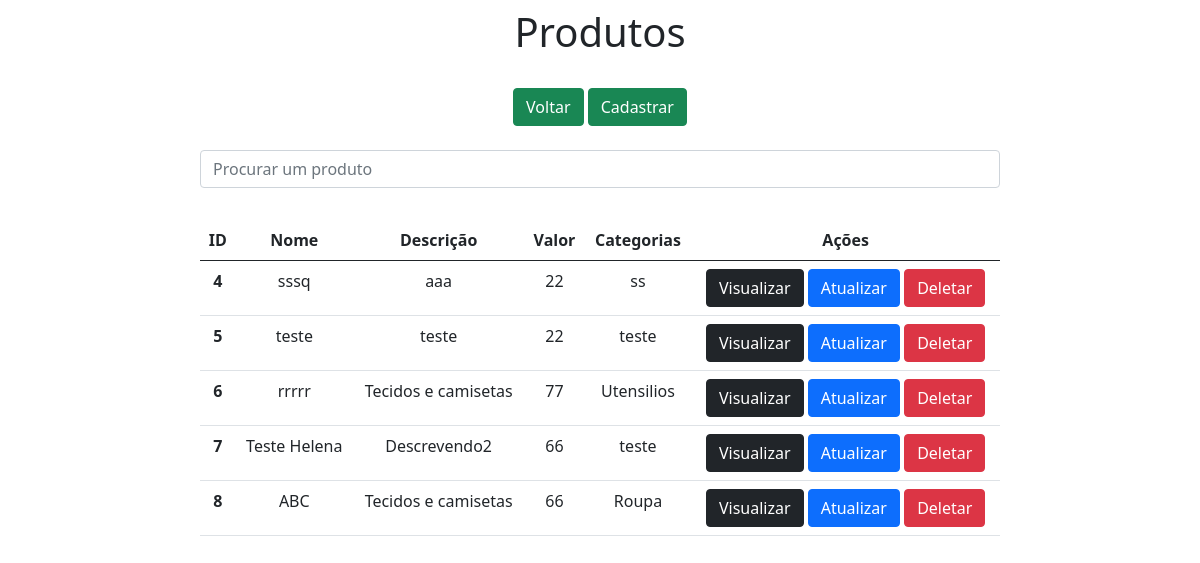
/products/, run on an earlier commit of the app's database.
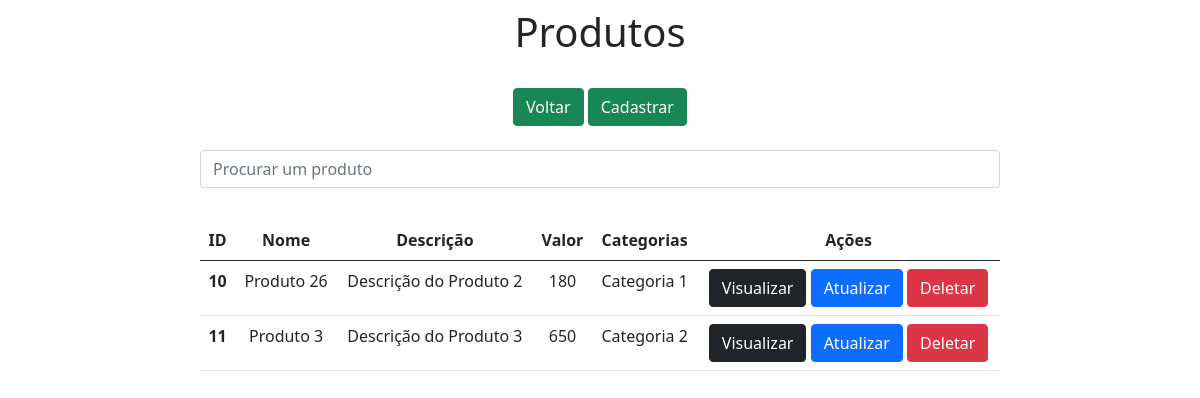
And on a later commit of the database.
### app/models.py (models this page shows)
class Products(models.Model):
   name = models.CharField(max_length=80)
   description = models.CharField(max_length=150)
   value = models.IntegerField()
   categories = models.CharField(max_length=120)

### app/views.py (the view)
# urls.py: path('products/', products, name='products'),
def products(request):
    data = {}
    search = request.GET.get('search')
    if search:
        data['db'] = Products.objects.filter(name__icontains=search) or Products.objects.filter(description__icontains=search) \
                     or Products.objects.filter(value__icontains=search) or Products.objects.filter(categories__icontains=search)
    else:
        data['db'] = Products.objects.all()
    return render(request, 'products.html', data)

### app/templates/products.html (shortened to what this page needs)
<!DOCTYPE html>
<html lang="pt-br">
<head>
    <link href="https://cdn.jsdelivr.net/npm/bootstrap@5.0.0-beta2/dist/css/bootstrap.min.css" rel="stylesheet"
>
</head>
<body>
    <div class="col-8 m-auto pt-2 pb-2 text-center">
        <h1>Produtos</h1>
    </div>
    <div class="col-8 m-auto pt-3 pb-2 text-center">
        <a href="/" class="btn btn-success">Voltar</a>
        <a href="/productsForm" class="btn btn-success">Cadastrar</a>
    </div>
     <div class="col-8 m-auto pt-3 pb-2 text-center">
       <form method="get">
           <input type="text" id="search" name="search" class="form-control" placeholder="Procurar um produto">
       </form>
    </div>
    <div class="col-8 m-auto pt-4 pb-2 text-center">
        <table class="table">
          <thead class="thead-dark">
            <tr>
              <th scope="col">ID</th>
              <th scope="col">Nome</th>
              <th scope="col">Descrição</th>
                <th scope="col">Valor</th>
              <th scope="col">Categorias</th>
                <th scope="col">Ações</th>
            </tr>
          </thead>
          <tbody>
          {% for dbs in db %}
            <tr>
              <th>{{dbs.id}}</th>
              <td>{{dbs.name}}</td>
              <td>{{dbs.description}}</td>
              <td>{{dbs.value}}</td>
                <td>{{dbs.categories}}</td>
                <td>
                    <a href="/viewProduct/{{dbs.id}}" class="btn btn-dark">Visualizar</a>
                    <a href="/editProduct/{{dbs.id}}" class="btn btn-primary">Atualizar</a>
                    <a href="/deleteProduct/{{dbs.id}}" class="btn btn-danger btnDel">Deletar</a>
                </td>
            </tr>
          {% endfor %}
          </tbody>
        </table>
    </div>
    {% load static %}
</body>
</html>

What changed in the data, as far as the page shows it:
removed Products: id "4", name "sssq", description "aaa", value "22", categories "ss"
removed Products: id "5", name "teste", description "teste", value "22", categories "teste"
removed Products: id "6", name "rrrrr", description "Tecidos e camisetas", value "77", categories "Utensilios"
removed Products: id "7", name "Teste Helena", description "Descrevendo2", value "66", categories "teste"
removed Products: id "8", name "ABC", description "Tecidos e camisetas", value "66", categories "Roupa"
added Products: id "10", name "Produto 26", description "Descrição do Produto 2", value "180", categories "Categoria 1"
added Products: id "11", name "Produto 3", description "Descrição do Produto 3", value "650", categories "Categoria 2"
